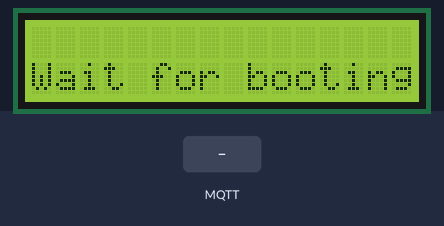
The sketch below on a simulated Arduino Leonardo, built with avr-gcc and run on an emulated ATmega32U4. Shown: 16×2 character LCD. The test bench sets the inputs (shaded band). No MQTT or app messages arrive unless stated.

Above: at 4.3 s.
4.4 s: MQTT message "1" arrives on the first subscribed topic
At 5.5 s:
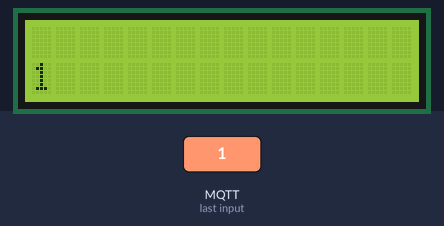
5.9 s: MQTT message "on" arrives on the first subscribed topic
At 6.6 s:
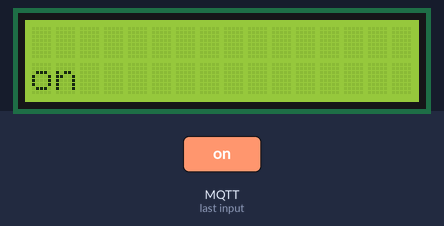
7.4 s: MQTT message "off" arrives on the first subscribed topic
At 7.8 s:
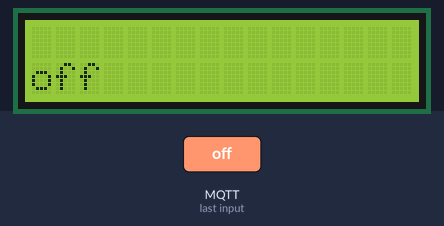
Timing chart, 0 to 10.4 s (numbered marks = the images above; inputs shaded):
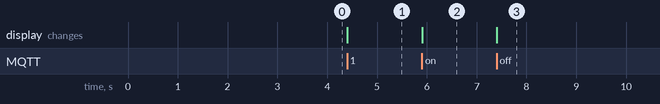

Measured:
- after the input at 4.4 s, the display: changes at once (image 1)
- after the input at 5.9 s, the display: changes at once (image 2)
- after the input at 7.4 s, the display: changes at once (image 3)

The sketch:

MQTTMsg2LCD.ino
```cpp
#include <LiquidCrystal.h>

#include <SPI.h>
#include <Ethernet.h>
#include <PubSubClient.h>

// For PubSubClient, download Arduino Client for MQTT library from https://github.com/knolleary/pubsubclient/tags

// the media access control (ethernet hardware) address for the shield:
byte mac[] = { 0xDE, 0xAD, 0xBE, 0xEF, 0xFE, 0xED };
//the IP address for the shield:
byte ip[] = { 192, 168, 40, 21 };

byte server[] = { 192, 168, 40, 20  };

EthernetClient ethClient;
PubSubClient client(server, 1883, callback, ethClient);

LiquidCrystal lcd(8, 9, 3, 5, 6, 7);

void callback(char* topic, byte* payload, unsigned int length) {

  char* p = (char*)malloc(length + 1);
  // Copy the payload to the new buffer
  memcpy(p,payload,length);
  p[length] = 0;

  printStatus(p);

  // client.publish("outTopic", p);
  // Free the memory
  free(p);

}

  /*
  Serial.println("Got Callback");

  char* p = (char*)malloc(length + 1);
  // Copy the payload to the new buffer
  memcpy(p,payload,length);
  p[length] = 0;
  Serial.println(p);
  // handle message arrived
*/


void setup()
{

  lcd.begin(16, 2);

  // Wait for network shield to boot
  printStatus("Wait for booting");
  delay(2000);

  Ethernet.begin(mac, ip);

  Serial.begin(9600);
   while (!Serial) {
    ; // wait for serial port to connect. Needed for Leonardo only
  }

  if (client.connect("arduinoClient")) {
    client.publish("outTopic","Initialized");
    client.subscribe("inTopic");
  } else {
        Serial.println("No Client ...");
  }

  // give the Ethernet shield a second to initialize:
  delay(1000);
}

void loop () {
  client.loop();
}

void printStatus(char* msg) {
  lcd.clear();
  lcd.setCursor(0, 1);
  lcd.print(msg);
}
```
